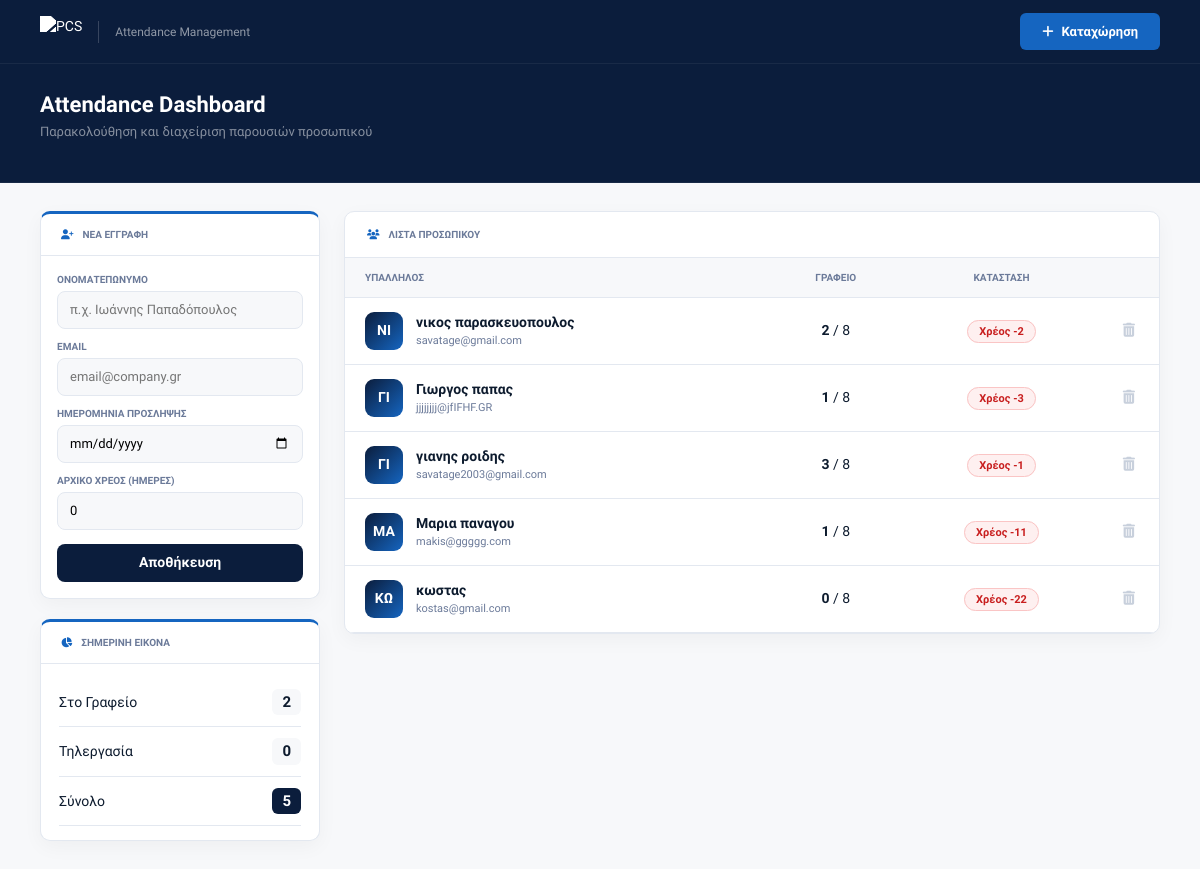
The page / on the database its author committed.
### employees/models.py (models this page shows, shortened)
class Employee(models.Model):
    full_name = models.CharField(max_length=200, verbose_name="Ονοματεπώνυμο")
    email = models.EmailField(unique=True, verbose_name="Email")
    date_joined = models.DateField(
        verbose_name="Ημερομηνία εγγραφής",
        default=date.today
    )
    initial_debt = models.IntegerField(default=0, verbose_name="Αρχικό Χρέος Ημερών")
    def get_cumulative_debt(self):
        today = date.today()
        join = self.date_joined
        cursor = join.replace(day=1)
        current_month_start = today.replace(day=1)
        all_attendances = self.attendance_set.all()
        att_by_date = {a.date: a.work_type for a in all_attendances}
        carried_debt = self.initial_debt
        while cursor <= current_month_start:
            year = cursor.year
            month = cursor.month
            last_day_of_month = date(year, month, calendar.monthrange(year, month)[1])
            if cursor.year == join.year and cursor.month == join.month:
                from_day = join
            else:
                from_day = cursor
            if cursor.year == today.year and cursor.month == today.month:
                to_day = today
            else:
                to_day = last_day_of_month
            required = _count_required_office_days(from_day, to_day)
            total_required = required + carried_debt
            office_days = sum(
                1 for d, wt in att_by_date.items()
                if wt == 'OFFICE' and d.year == year and d.month == month
            )
            month_debt = max(0, total_required - office_days)
            carried_debt = month_debt
            cursor = (cursor + relativedelta(months=1)).replace(day=1)
        return carried_debt
    def get_monthly_report(self):
        today = date.today()
        join = self.date_joined
        year = today.year
        month = today.month
        if join.year == year and join.month == month:
            from_day = join
        else:
            from_day = today.replace(day=1)
        attendances = self.attendance_set.filter(date__month=month, date__year=year)
        office_days = attendances.filter(work_type='OFFICE').count()
        remote_days = attendances.filter(work_type='REMOTE').count()
        leave_days = attendances.filter(work_type__in=['LEAVE', 'SICK']).count()
        total_days = office_days + remote_days
        required_this_month = _count_required_office_days(from_day, today)
        debt = self.get_cumulative_debt()
        is_ok = (debt == 0)
        monthly_remaining = max(0, 8 - office_days)
        return {
            'office_days': office_days,
            'remote_days': remote_days,
            'leave_days': leave_days,
            'total_days': total_days,
            'required_office': required_this_month,
            'debt': debt,
            'is_ok': is_ok,
            'monthly_remaining': monthly_remaining,
        }

### employees/views.py (the view, shortened to what this page needs)
# urls.py: path('', views.manage_employees, name='manage_employees'),
def manage_employees(request):
    form = EmployeeForm()
    employees_qs = Employee.objects.prefetch_related('attendance_set').all()
    gr_holidays, holiday_events = get_greek_holidays()
    data = []
    colors = {'OFFICE': '#e30613', 'REMOTE': '#0ea5e9', 'LEAVE': '#10b981', 'SICK': '#f59e0b'}
    for emp in employees_qs:
        report = emp.get_monthly_report()
        events_list = [{
            'title': a.get_work_type_display(),
            'start': a.date.strftime('%Y-%m-%d'),
            'color': colors.get(a.work_type, '#6c757d')
        } for a in emp.attendance_set.all()]
        data.append({
            'id': emp.id,
            'name': emp.full_name,
            'email': emp.email,
            'date_joined': emp.date_joined.strftime('%d/%m/%Y'),
            'office': report['office_days'],
            'total': report['total_days'],
            'is_ok': report['is_ok'],
            'debt': report['debt'],
            'monthly_remaining': report['monthly_remaining'],
            'events_json': json.dumps(events_list)
        })
    today = date.today()
    today_atts = Attendance.objects.filter(date=today)
    stats_today = {
        'office': today_atts.filter(work_type='OFFICE').count(),
        'remote': today_atts.filter(work_type='REMOTE').count(),
        'leave': today_atts.filter(work_type__in=['LEAVE', 'SICK']).count(),
        'total_emps': employees_qs.count()
    }
    return render(request, 'employees/manage.html', {
        'form': form, 'employees': data, 'stats_today': stats_today,
        'holidays_js': json.dumps([d.strftime('%Y-%m-%d') for d in gr_holidays.keys()]),
        'holidays_events_json': json.dumps(holiday_events),
    })

### employees/forms.py
class EmployeeForm(forms.ModelForm):
    class Meta:
        model  = Employee
        fields = ['full_name', 'email', 'date_joined', 'initial_debt'] # Προσθήκη εδώ
        widgets = {
            'full_name': forms.TextInput(attrs={'class': 'form-control', 'placeholder': 'π.χ. Γιώργος Παπαδόπουλος'}),
            'email': forms.EmailInput(attrs={'class': 'form-control', 'placeholder': 'π.χ. gpapadopoulos@company.gr'}),
            'date_joined': forms.DateInput(attrs={'class': 'form-control', 'type': 'date'}),
            'initial_debt': forms.NumberInput(attrs={'class': 'form-control', 'min': '0'}),
        }

### employees/models.py (called while the page is built)
def _count_required_office_days(from_day, to_day):
    weeks = 0
    curr = from_day
    while curr <= to_day:
        if curr.weekday() < 5:
            if curr.weekday() == 0 or curr == from_day:
                weeks += 1
        curr += timedelta(days=1)
    required = (weeks * 2)
    return max(0, min(8, required))

### employees/views.py (called while the page is built)
def get_greek_holidays():
    gr_holidays = holidays.Greece(years=date.today().year)
    events = [{
        'title': f"🎉 {name}",
        'start': d.strftime('%Y-%m-%d'),
        'color': '#ffc107', 'textColor': '#000', 'allDay': True
    } for d, name in gr_holidays.items()]
    return gr_holidays, events

### employees/templates/employees/manage.html (shortened to what this page needs)
<!DOCTYPE html>
<html lang="el">
<head>
    <link href="https://cdn.jsdelivr.net/npm/bootstrap@5.3.0/dist/css/bootstrap.min.css" rel="stylesheet">
    <link rel="stylesheet" href="https://cdnjs.cloudflare.com/ajax/libs/font-awesome/6.4.0/css/all.min.css">
</head>
<body>
<nav class="topbar">
    <div class="topbar-left">
        <img class="topbar-logo" src="https://pcs.gr/wp-content/uploads/2025/05/Logo.svg" alt="PCS">
        <span class="topbar-module">Attendance Management</span>
    </div>
    <a href="{% url 'log_attendance' %}" class="btn-pcs"><i class="fas fa-plus"></i> Καταχώρηση</a>
</nav>
<div class="page-hero">
    <h1>Attendance Dashboard</h1>
    <p>Παρακολούθηση και διαχείριση παρουσιών προσωπικού</p>
</div>
<div class="layout">
    <aside style="display:flex; flex-direction:column; gap:20px;">
        <div class="pcs-card pcs-card-accent">
            <div class="pcs-card-head"><i class="fas fa-user-plus"></i>Νέα Εγγραφή</div>
            <div style="padding:16px;">
                <form method="post">
                    <div class="form-field">
                        <label>Ονοματεπώνυμο</label>
                        <input type="text" name="full_name" placeholder="π.χ. Ιωάννης Παπαδόπουλος" required>
                    </div>
                    <div class="form-field">
                        <label>Email</label>
                        <input type="email" name="email" placeholder="email@company.gr" required>
                    </div>
                    <div class="form-field">
                        <label>Ημερομηνία Πρόσληψης</label>
                        <input type="date" name="date_joined" required>
                    </div>
                    <div class="form-field">
                        <label>Αρχικό Χρέος (Ημέρες)</label>
                        <input type="number" name="initial_debt" value="0" min="0" required>
                    </div>
                    <button type="submit" class="btn-save">Αποθήκευση</button>
                </form>
            </div>
        </div>
        <div class="pcs-card pcs-card-accent">
            <div class="pcs-card-head"><i class="fas fa-chart-pie"></i>Σημερινή Εικόνα</div>
            <div style="padding:14px 18px;">
                <div class="stat-row"><span>Στο Γραφείο</span><span class="stat-val">{{ stats_today.office }}</span></div>
                <div class="stat-row"><span>Τηλεργασία</span><span class="stat-val">{{ stats_today.remote }}</span></div>
                <div class="stat-row"><span>Σύνολο</span><span class="stat-val" style="background:var(--pcs-navy); color:#fff;">{{ stats_today.total_emps }}</span></div>
            </div>
        </div>
    </aside>
    <main>
        <div class="pcs-card">
            <div class="pcs-card-head" style="padding:15px 22px;"><i class="fas fa-users"></i>Λίστα Προσωπικού</div>
            <table class="pcs-table">
                <thead>
                    <tr>
                        <th>Υπάλληλος</th>
                        <th style="text-align:center;">Γραφείο</th>
                        <th style="text-align:center;">Κατάσταση</th>
                        <th style="width:48px;"></th>
                    </tr>
                </thead>
                <tbody>
                    {% for emp in employees %}
                    <tr class="data-row" onclick="toggleCal('{{ emp.id }}')">
                        <td>
                            <div style="display:flex; align-items:center;">
                                <div class="emp-avatar">{{ emp.name|slice:":2"|upper }}</div>
                                <div><div class="emp-name">{{ emp.name }}</div><div class="emp-email">{{ emp.email }}</div></div>
                            </div>
                        </td>
                        <td style="text-align:center;"><span style="font-weight:700;">{{ emp.office }}</span> / 8</td>
                        <td style="text-align:center;">
                            {% if emp.is_ok %}<span class="badge-pcs badge-ok">Εντάξει</span>
                            {% else %}<span class="badge-pcs badge-err">Χρέος -{{ emp.debt }}</span>{% endif %}
                        </td>
                        <td onclick="event.stopPropagation()"><button class="btn-del" onclick="confirmDel('{{ emp.id }}','{{ emp.name }}')"><i class="fas fa-trash-alt"></i></button></td>
                    </tr>
                    {% endfor %}
                </tbody>
            </table>
        </div>
    </main>
</div>
</body>
</html>

### employees/templates/employees/manage.html (style rules this page uses)
:root { --pcs-navy: #0B1D3C; --pcs-blue: #1565C0; --pcs-blue-l: #1E7EE0; --pcs-white: #FFFFFF; --pcs-off: #F7F8FA; --pcs-border: #E3E8F0; --pcs-text: #0D1B2E; --pcs-muted: #6B7A99; --pcs-danger: #E02424; --pcs-radius: 10px; }
* { box-sizing: border-box; margin: 0; padding: 0; }
body { background: var(--pcs-off); font-family: 'Sora', sans-serif; font-size: 14px; color: var(--pcs-text); }
.topbar { background: var(--pcs-navy); height: 64px; padding: 0 40px; display: flex; align-items: center; justify-content: space-between; position: sticky; top: 0; z-index: 200; border-bottom: 1px solid rgba(255,255,255,0.06); }
.topbar-left { display: flex; align-items: center; gap: 16px; }
.topbar-logo { height: 32px; filter: brightness(0) invert(1); }
.topbar-module { font-size: 12px; font-weight: 500; color: rgba(255,255,255,0.55); }
.btn-pcs { background: var(--pcs-blue); color: #fff; border: none; border-radius: 6px; padding: 9px 22px; font-size: 13px; font-weight: 600; text-decoration: none; display: inline-flex; align-items: center; gap: 8px; transition: 0.18s; cursor: pointer; }
.page-hero { background: var(--pcs-navy); padding: 28px 40px 24px; border-bottom: 1px solid rgba(255,255,255,0.06); }
.page-hero h1 { font-size: 22px; font-weight: 700; color: #fff; margin-bottom: 4px; }
.page-hero p { font-size: 13px; color: rgba(255,255,255,0.5); }
.layout { display: grid; grid-template-columns: 280px 1fr; gap: 24px; padding: 28px 40px; max-width: 1440px; margin: 0 auto; }
.pcs-card { background: var(--pcs-white); border: 1px solid var(--pcs-border); border-radius: var(--pcs-radius); overflow: hidden; box-shadow: 0 6px 20px rgba(0,0,0,0.04); }
.pcs-card-head { padding: 13px 20px; border-bottom: 1px solid var(--pcs-border); display: flex; align-items: center; gap: 9px; font-size: 10px; font-weight: 700; text-transform: uppercase; color: var(--pcs-muted); }
.pcs-card-head i { color: var(--pcs-blue); }
.pcs-card-accent { border-top: 3px solid var(--pcs-blue); }
.form-field { margin-bottom: 10px; }
.form-field label { font-size: 10px; font-weight: 700; color: var(--pcs-muted); text-transform: uppercase; margin-bottom: 4px; display: block; }
.form-field input { width: 100%; height: 38px; border: 1px solid var(--pcs-border); border-radius: 8px; padding: 0 12px; font-size: 13px; background: var(--pcs-off); }
.btn-save { width: 100%; height: 38px; border: none; border-radius: 8px; background: var(--pcs-navy); color: #fff; font-weight: 600; cursor: pointer; margin-top: 4px; }
.stat-row { display: flex; justify-content: space-between; align-items: center; padding: 11px 0; border-bottom: 1px solid var(--pcs-border); }
.stat-val { font-size: 15px; font-weight: 700; background: var(--pcs-off); padding: 2px 10px; border-radius: 6px; }
.pcs-table { width: 100%; border-collapse: collapse; }
.pcs-table thead th { font-size: 10px; font-weight: 700; text-transform: uppercase; color: var(--pcs-muted); padding: 12px 20px; border-bottom: 1px solid var(--pcs-border); background: var(--pcs-off); }
.pcs-table tbody tr.data-row { border-bottom: 1px solid var(--pcs-border); cursor: pointer; }
.pcs-table td { padding: 14px 20px; }
.emp-avatar { width: 38px; height: 38px; border-radius: 9px; background: linear-gradient(135deg, var(--pcs-navy) 0%, var(--pcs-blue) 100%); color: #fff; font-weight: 700; display: flex; align-items: center; justify-content: center; margin-right: 13px; }
.emp-name { font-weight: 600; }
.emp-email { font-size: 11px; color: var(--pcs-muted); }
.badge-pcs { padding: 4px 11px; border-radius: 100px; font-size: 11px; font-weight: 600; }
.badge-err { background: #FEF0F0; color: #C81E1E; border: 1px solid #FAC5C5; }
.btn-del { background: none; border: none; cursor: pointer; padding: 4px; color: #C8D0DC; }

### rows shown on the page
Employee: name "ΝΙ", name "νικος παρασκευοπουλος", email "savatage@gmail.com"
Employee: name "ΓΙ", name "Γιωργος παπας", email "jjjjjjjj@jfIFHF.GR"
Employee: name "ΓΙ", name "γιανης ροιδης", email "savatage2003@gmail.com"
Employee: name "ΜΑ", name "Μαρια παναγου", email "makis@ggggg.com"
Employee: name "ΚΩ", name "κωστας", email "kostas@gmail.com"

### other values the page prints
{{ stats_today.office }} "2"
{{ stats_today.remote }} "0"
{{ stats_today.total_emps }} "5"
{{ emp.office }} "2" "1" "3" "1" "0"
{{ emp.debt }} "2" "3" "1" "11" "22"
